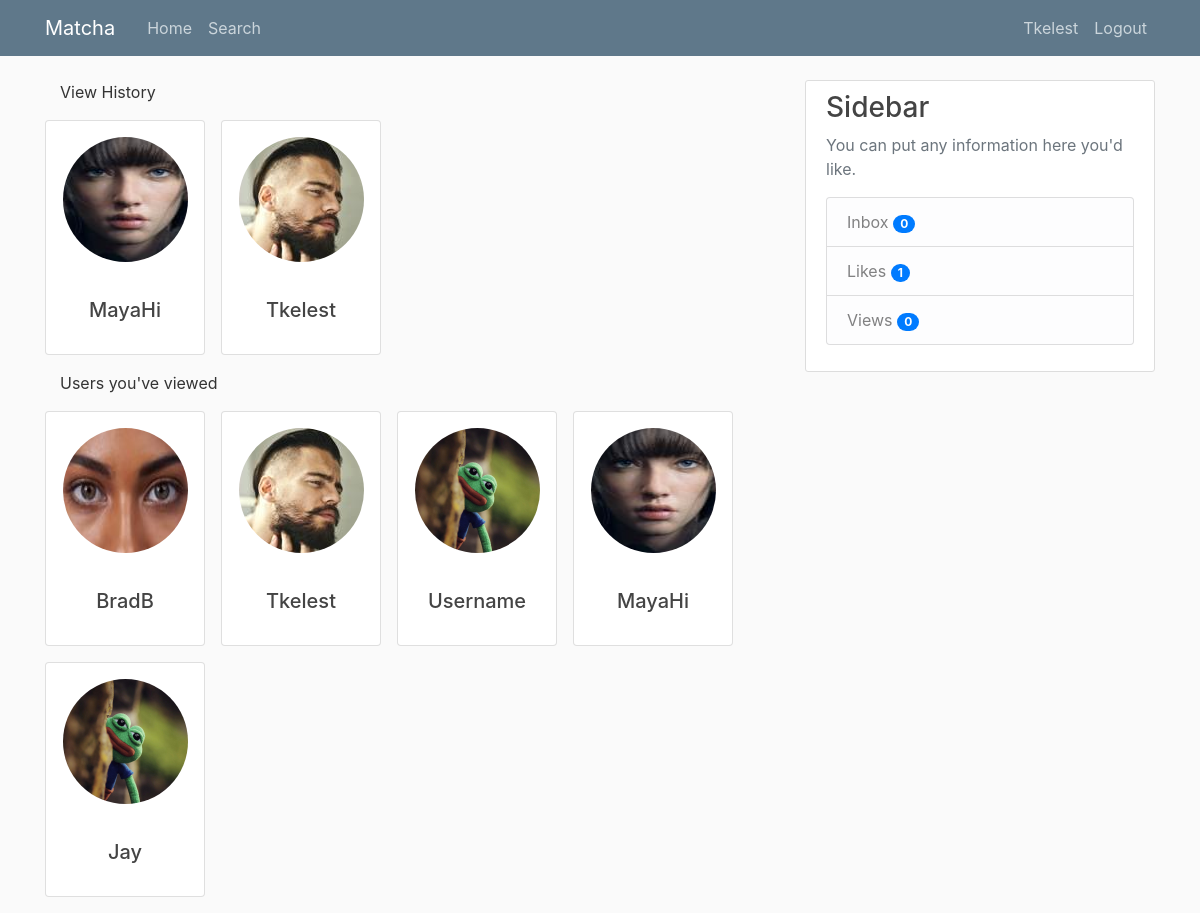
Page /views (signed in) on the committed database.
### tables this page shows
CREATE TABLE users (
            user_id INTEGER PRIMARY KEY AUTOINCREMENT,
            firstname TEXT NOT NULL,
            lastname TEXT NOT NULL,
            age INTEGER NOT NULL,
            birthdate TEXT NOT NULL,
            username TEXT NOT NULL,
            email TEXT NOT NULL,
            password TEXT NOT NULL,
            gender TEXT NOT NULL,
            sexual_pref TEXT NULL,
            biography TEXT NULL,
            famerating INTEGER DEFAULT 100,
            image_file_p TEXT DEFAULT "default.jpg",
            image_file_1 TEXT NULL,
            image_file_2 TEXT NULL,
            image_file_3 TEXT NULL,
            image_file_4 TEXT NULL,
            image_file_5 TEXT NULL,
            geo_track TEXT DEFAULT "1",
            location_city TEXT NULL,
            location_region TEXT NULL,
            lat_data INTEGER NULL,
            long_data INTEGER NULL,
            last_seen TEXT NULL
            );

### matcha/routes.py (the view)
@app.route('/views')
def views():
    conn = sql.connect('matcha\\users.db')
    cur = conn.cursor()
    cur.execute("SELECT * FROM userviews WHERE viewed_user=:current_user", {'current_user': current_user.user_id})
    userviews = cur.fetchall()
    userData1 = []
    for user in userviews:
        cur.execute("SELECT username, image_file_p FROM users WHERE user_id=:user_id", {'user_id': user[2]})
        data = cur.fetchone()
        if data:
            data = list(data)
            data.insert(0, user[2])
            data = tuple(data)
            userData1.append(data)
    cur.execute("SELECT * FROM userviews WHERE user_id=:current_user", {'current_user': current_user.user_id})
    viewHistory = cur.fetchall()
    userData2 = []
    for user in viewHistory:
        cur.execute("SELECT username, image_file_p FROM users WHERE user_id=:user_id", {'user_id': user[1]})
        data = cur.fetchone()
        if data:
            data = list(data)
            data.insert(0, user[2])
            data = tuple(data)
            userData2.append(data)
    view_notification = len(userData1)
    with conn:
        cur.execute("""UPDATE view_notifications SET view_notification=:view_notification
        WHERE user_id=:user_id""", {'view_notification': view_notification ,'user_id': current_user.user_id})
    conn.close
    print('USERDATA: ', userData2)
    return render_template('views.html', title='Views', userviews=userData1, viewHistory=userData2)

### matcha/models.py (called while the page is built)
@login_manager.user_loader
def load_user(id):
    conn = sql.connect('matcha\\users.db')
    cur = conn.cursor()
    cur.execute("SELECT * from users where email = (?)", [id])
    userrow = cur.fetchone()
    user = User(userrow[0], userrow[1], userrow[2], userrow[3], userrow[4],
            userrow[5], userrow[6], userrow[7], userrow[8], userrow[9],
            userrow[10], userrow[11], userrow[12], userrow[13], userrow[14],
            userrow[15], userrow[16], userrow[17], userrow[18], userrow[19],
            userrow[20], userrow[21], userrow[22], userrow[23])
    return (user)

### matcha/templates/views.html
{% extends "layout.html" %}
{% block content %}
<div class="container">
    <p>View History</p>
    <div class="row">
    {% for user in userviews %}
        <div class="mb-3 mr-3">
            <div class="card" style="width: 10rem;">
                <div class="text-center">
                    <a href="{{ url_for('user_profile', username=user[1]) }}" data-toggle="tooltip" data-placement="top" title="Inspect Profile"><img class="rounded-circle usercard-img" src="/static/profile_pics/{{ user[2] }}" ></a>
                </div>
                    <div class="card-body text-center">
                    <h5 class="card-title">{{ user[1] }}</h5>
                </div>
            </div>
        </div>
    {% endfor %}
    </div>
</div>
<div class="container">
    <p>Users you've viewed</p>
    <div class="row">
    {% for user in viewHistory %}
        <div class="mb-3 mr-3">
            <div class="card" style="width: 10rem;">
                <div class="text-center">
                    <a href="{{ url_for('user_profile', username=user[1]) }}" data-toggle="tooltip" data-placement="top" title="Inspect Profile"><img class="rounded-circle usercard-img" src="/static/profile_pics/{{ user[2] }}" ></a>
                </div>
                    <div class="card-body text-center">
                    <h5 class="card-title">{{ user[1] }}</h5>
                </div>
            </div>
        </div>
    {% endfor %}
    </div>
</div>
{% endblock content %}

### matcha/templates/layout.html (shortened to what this page needs)
<!DOCTYPE html>
<html lang="en">
<head>
    <link rel="stylesheet" href="https://stackpath.bootstrapcdn.com/bootstrap/4.3.1/css/bootstrap.min.css">
    <link rel="stylesheet" type="text/css" href="{{ url_for('static', filename='main.css') }}">
    <link rel="stylesheet" href="https://cdnjs.cloudflare.com/ajax/libs/font-awesome/4.7.0/css/font-awesome.min.css">
</head>
<body>
    <header class="site-header">
        <nav class="navbar navbar-expand-md navbar-dark bg-steel fixed-top">
            <div class="container">
                <a class="navbar-brand mr-4" href="/">Matcha</a>
                <div class="collapse navbar-collapse" id="navbarToggle">
                    <div class="navbar-nav mr-auto">
                        {% if current_user.is_authenticated %}
                        <a class="nav-item nav-link" href="{{ url_for('home') }}">Home</a>
                        <a class="nav-item nav-link" href="{{ url_for('search') }}">Search</a>
                        {% else %}
                        <a class="nav-item nav-link" href="{{ url_for('home') }}">Home</a>
                        <a class="nav-item nav-link" href="{{ url_for('about') }}">About</a>
                        {% endif %}
                    </div>
                    <div class="navbar-nav">
                        {% if current_user.is_authenticated %}
                            <a class="nav-item nav-link" href="{{ url_for('account') }}">{{ current_user.username }}</a>
                            <a class="nav-item nav-link align-middle" href="{{ url_for('logout') }}">Logout</a>
                        {% else %}
                            <a class="nav-item nav-link" href="{{ url_for('register') }}">Register</a>
                            <a class="nav-item nav-link" href="{{ url_for('login') }}">Login</a>
                        {% endif %}
                    </div>
                </div>
            </div>
        </nav>
    </header>
    <main role="main" class="container">
        <div class="row">
            <div class="col-md-8">
                {% block content %}{% endblock %}
            </div>
            {% if current_user.is_authenticated %}
            <div class="col-md-4">
                <div class="content-section">
                    <h3>Sidebar</h3>
                    <p class='text-muted'>You can put any information here you'd like.
                    <ul class="list-group">
                        <a href="{{ url_for('inbox') }}" class="list-group-item list-group-item-light">Inbox
                            <span id="inbox_count" class="badge badge-pill badge-primary"></span>
                        </a>
                        <a href="{{ url_for('likes') }}" class="list-group-item list-group-item-light">Likes
                            {% set new_messages = current_user.age %}
                            <span id="likes_count" class="badge badge-pill badge-primary"></span>
                        </a>
                        <a href="{{ url_for('views') }}" class="list-group-item list-group-item-light">Views
                            <span id="views_count" class="badge badge-pill badge-primary"></span>
                        </a>
                    </ul>
                    </p>
                </div>
            </div>
            {% endif %}
        </div>
    </main>
</body>
</html>

### matcha/static/main.css (style rules this page uses)
body { background: #fafafa; color: #333333; margin-top: 5rem; }
h1, h2, h3, h4, h5, h6 { color: #444444; }
.bg-steel { background-color: #5f788a; }
.site-header .navbar-nav .nav-link { color: #cbd5db; }
.content-section { background: #ffffff; padding: 10px 20px; border: 1px solid #dddddd; border-radius: 3px; margin-bottom: 20px; }
.usercard-img { height: 125px; width: 125px; margin-top: 16px; margin-bottom: 16px; }

### rows in the picture
users: username "Tkelest", image_file_p (picture)
users: image_file_p (picture), username "MayaHi"
users: image_file_p (picture), username "BradB"
users: image_file_p (placeholder picture), username "Username"
users: image_file_p (placeholder picture), username "Jay"
